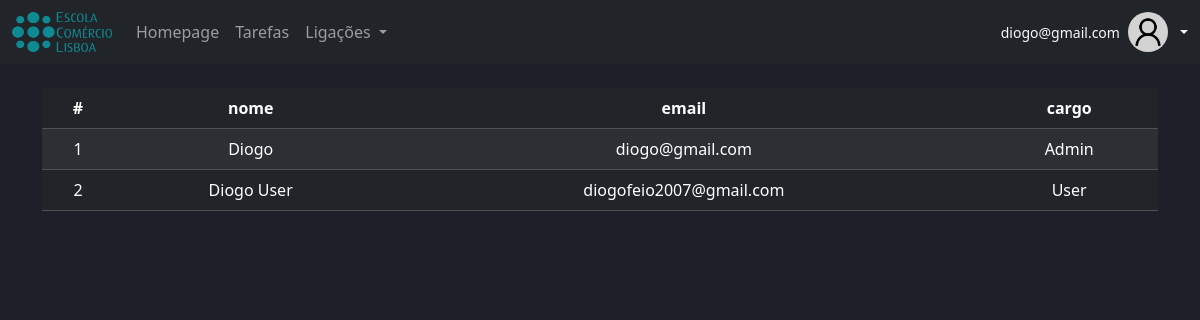
Page /view (signed in) on the committed database.
### main.py (models this page shows, shortened)
class Users(db.Model):
    __tablename__ = 'users'
    id = db.Column(db.Integer, primary_key=True, autoincrement=True)
    nome = db.Column(db.String(100), nullable=False)
    email = db.Column(db.String(100), nullable=False, unique=True)
    password = db.Column(db.String(255), nullable=False)
    cargo = db.Column(db.Integer, db.ForeignKey('cargos.id'), nullable=False)

### main.py (the view)
@app.route('/view')
def view():
    if "user" not in session:
        flash("Tem de efetuar o login.")
        return redirect(url_for('login'))
    if session.get('cargo_id') != 2:
        flash("Acesso não permitido.")
        return redirect(url_for('index'))
    todos_utilizadores = Users.query.all()
    return render_template('view.html', utilizadores=todos_utilizadores)

### templates/view.html (shortened to what this page needs)
{% extends "base.html" %}
{% block content %}
<table class="table table-dark table-striped mt-3 align-middle">
    <thead>
        <tr>
            <th scope="col">#</th>
            <th scope="col">nome</th>
            <th scope="col">email</th>
            <th scope="col">cargo</th>
        </tr>
    </thead>
    <tbody>
        {% for u in utilizadores %}
            <tr>
                <td>{{ loop.index }}</td>
                <td>{{ u.nome }}</td>
                <td>{{ u.email }}</td>
                <td> {% if u.cargo == 1 %}
                        User
                    {% else %}
                        Admin
                    {% endif %}
                </td>
            </tr>
        {% endfor %}
    </tbody>
</table>
{% endblock %}

### templates/base.html (shortened to what this page needs)
<!DOCTYPE html>
<html lang="pt">
<head>
    <link href="https://cdn.jsdelivr.net/npm/bootstrap@5.3.3/dist/css/bootstrap.min.css" rel="stylesheet">
    <link rel="stylesheet" type="text/css" href="{{ url_for('static', filename='style.css') }}">
</head>
<body>
    <nav class="navbar navbar-expand-lg bg-dark" data-bs-theme="dark">
        <div class="container-fluid">
            <a href="https://escolacomerciolisboa.pt/">
                <img class="me-3 my-1" src="{{ url_for('static', filename='logoEcl.png') }}" alt="Logo Escola de Comercio de Lisboa" height="40">
            </a>
            <div class="collapse navbar-collapse" id="navbarSupportedContent">
                <ul class="navbar-nav me-auto mb-2 mb-lg-0">
                    <li class="nav-item">
                        <a class="nav-link {% if request.endpoint == 'index' %}active{% endif %}" href="{{ url_for('index') }}">Homepage</a>
                    </li>
                    <li class="nav-item">
                        {% if session.get('user') %}
                            <a class="nav-link {% if request.endpoint == 'tarefas' %}active{% endif %}" href="{{ url_for('tarefas', email=session.get('user')) }}">Tarefas</a>
                        {% else %}
                            <a class="nav-link" href="{{ url_for('login') }}">Tarefas</a>
                        {% endif %}
                    </li>
                    <li class="nav-item dropdown">
                        <a class="nav-link dropdown-toggle" href="#" id="navbarDropdown" role="button" data-bs-toggle="dropdown" aria-expanded="false">
                            Ligações
                        </a>
                    </li>
                </ul>
                <ul class="navbar-nav d-flex align-items-center">
                    <li class="nav-item dropdown">
                        <a class="nav-link dropdown-toggle d-flex align-items-center text-light gap-2 p-0" href="#" id="UserDropdown" role="button" data-bs-toggle="dropdown" aria-expanded="false">
                            {% if session.get('user') %}
                                <span class="small">{{ session.get('user') }}</span>
                            {% endif %}
                            <img class="rounded-pill" src="{{ url_for('static', filename='userlogo.png') }}" style="width: 40px; height: 40px; background-color: lightgrey; object-fit: cover;" alt="User Logo">
                        </a>
                    </li>
                </ul>
            </div>
        </div>
    </nav>
    <div class="container mt-4">
        {% block content %}
        {% endblock %}
    </div>
</body>
</html>

### static/style.css (style rules this page uses)
body { font-family: 'Segoe UI', Roboto, Helvetica, Arial, sans-serif; background-color: #1e2029; color: #e0e6ed; text-align: center; }
img { width: 100px; }

### rows in the picture
Users: get "diogo@gmail.com", nome "Diogo", email "diogo@gmail.com", shows "Admin"
Users: nome "Diogo User", email "diogofeio2007@gmail.com"
